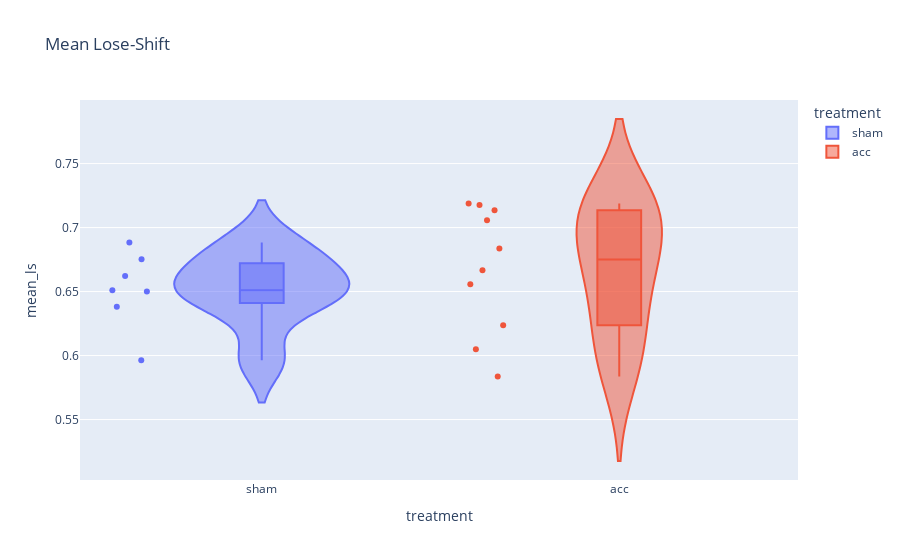

The notebook cell this image was saved under:
### Code cell
px.violin(
    wsls,
    x="treatment",
    y="mean_ls",
    box=True,
    points="all",
    color="treatment",
    category_orders=cat,
    title="Mean Lose-Shift"
)

### Figure 1 — Plotly figure (JSON) as saved in the notebook; plotly's stock layout.template omitted (floating-point values rounded to 4 significant figures)
{"data": [{"alignmentgroup": "True", "box": {"visible": true}, "hovertemplate": "treatment=%{x}<br>mean_ls=%{y}<extra></extra>", "legendgroup": "sham", "marker": {"color": "#636efa"}, "name": "sham", "offsetgroup": "sham", "orientation": "v", "points": "all", "scalegroup": "True", "showlegend": true, "type": "violin", "x": ["sham", "sham", "sham", "sham", "sham", "sham", "sham"], "x0": " ", "xaxis": "x", "y": [0.6753, 0.6884, 0.5963, 0.6381, 0.65, 0.6622, 0.6511], "y0": " ", "yaxis": "y"}, {"alignmentgroup": "True", "box": {"visible": true}, "hovertemplate": "treatment=%{x}<br>mean_ls=%{y}<extra></extra>", "legendgroup": "acc", "marker": {"color": "#EF553B"}, "name": "acc", "offsetgroup": "acc", "orientation": "v", "points": "all", "scalegroup": "True", "showlegend": true, "type": "violin", "x": ["acc", "acc", "acc", "acc", "acc", "acc", "acc", "acc", "acc", "acc"], "x0": " ", "xaxis": "x", "y": [0.7058, 0.7134, 0.6558, 0.6236, 0.6666, 0.7177, 0.6837, 0.6049, 0.7188, 0.5837], "y0": " ", "yaxis": "y"}], "layout": {"legend": {"title": {"text": "treatment"}, "tracegroupgap": 0}, "title": {"text": "Mean Lose-Shift"}, "violinmode": "overlay", "xaxis": {"anchor": "y", "categoryarray": ["sham", "acc"], "categoryorder": "array", "domain": [0, 1], "title": {"text": "treatment"}}, "yaxis": {"anchor": "x", "domain": [0, 1], "title": {"text": "mean_ls"}}}}
